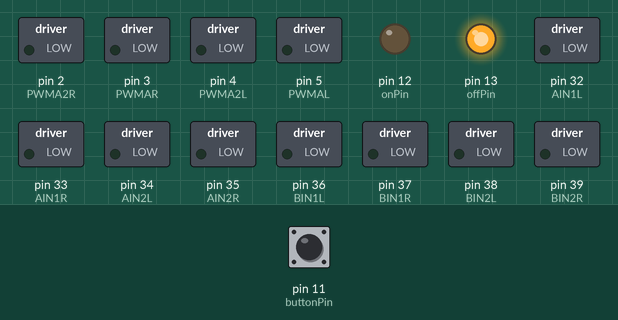
Recording of a sketch running on a simulated Arduino Mega 2560, built with avr-gcc and run on an emulated ATmega2560. On the bench: switched loads named in the sketch (green lamp = pin HIGH), output pins drawn as LEDs (lit = HIGH). The inputs (shaded band) are chosen by the test bench; at power-on: pin 11 (buttonPin) LOW.

Above: at 1.2 s.
1.3 s: pin 11 (buttonPin) pulled HIGH for 0.15 s
At 2.7 s:
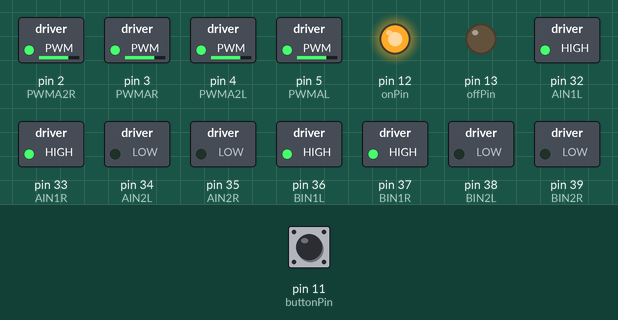
At 5.8 s:
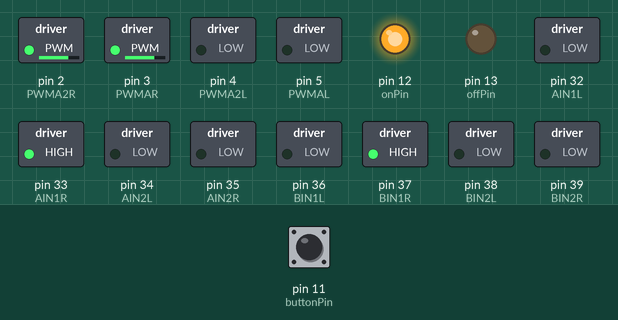
Timing chart, 0 to 15.5 s (numbered marks = the images above; inputs shaded):
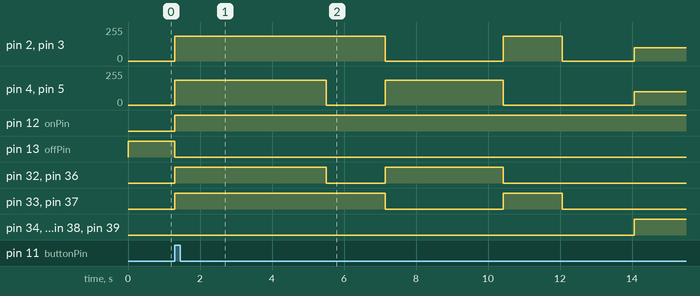

Measured:
- after the input at 1.3 s, pin 2 (PWMA2R), pin 3 (PWMAR): 0/255 → 185/255 at once, → 0/255 5.8 s later, → 185/255 3.3 s later, → 0/255 1.6 s later, … (5 changes in this stretch)

The sketch:

SnowRoomba.ino
```cpp
//pins for the light and button
const int buttonPin = 11;
const int onPin = 12;
const int offPin = 13;
int buttonState = 0;

//pins for right side motors
const int PWMAR = 3;
const int AIN1R = 33;
const int AIN2R = 35;
const int BIN1R = 37;
const int BIN2R = 39;
const int PWMA2R = 2;

//pins for left side motors
const int PWMAL = 5;
const int AIN1L = 32;
const int AIN2L = 34;
const int BIN1L = 36;
const int BIN2L = 38;
const int PWMA2L = 4;


void setup() {
  // put your setup code here, to run once:
  //pin modes for the light and button
  pinMode(onPin, OUTPUT);
  pinMode(offPin, OUTPUT);
  pinMode(buttonPin, INPUT);

  //right side motor pins
  pinMode(AIN1R, OUTPUT);
  pinMode(AIN2R, OUTPUT);
  pinMode(PWMAR, OUTPUT);
  pinMode(BIN1R, OUTPUT);
  pinMode(BIN2R, OUTPUT);
  pinMode(PWMA2R, OUTPUT);

  //left side motor pins
  pinMode(AIN1L, OUTPUT);
  pinMode(AIN2L, OUTPUT);
  pinMode(PWMAL, OUTPUT);
  pinMode(BIN1L, OUTPUT);
  pinMode(BIN2L, OUTPUT);
  pinMode(PWMA2L, OUTPUT);

}

void loop() {
  // put your main code here, to run repeatedly:
  buttonState = digitalRead(buttonPin);

  if (buttonState == HIGH) {
    // turn LED on:
    digitalWrite(onPin, HIGH);
    digitalWrite(offPin, LOW);

  //move motors forward
  moveForward();
  delay(4200);
  //moves right then left
  stop();
  moveRight();
  moveLeft();
  moveLeft();
  moveRight();
  stop();
  delay(2000);
  //moves backwards
  moveBackward();
  delay(4500);
  stop();


  } else {
    // turn LED off:
    digitalWrite(onPin, LOW);
    digitalWrite(offPin, HIGH);

    //stop motor
    stop();

  }
}

// int debounceButton (boolean state){
//   int currentState = digitalRead(buttonPin);

//   if(state != currentState){
//     delay(10);
//     currentState = digitalRead(buttonPin);
//   }

//   return currentState;
// }

void moveForward(){
  //right side pins
  digitalWrite(AIN1R, HIGH);
  digitalWrite(AIN2R, LOW);
  digitalWrite(BIN1R, HIGH);
  digitalWrite(BIN2R, LOW);
  analogWrite(PWMAR, 185);
  analogWrite(PWMA2R, 185);

  //left side pins
  digitalWrite(AIN1L, HIGH);
  digitalWrite(AIN2L, LOW);
  digitalWrite(BIN1L, HIGH);
  digitalWrite(BIN2L, LOW);
  analogWrite(PWMAL, 185);
  analogWrite(PWMA2L, 185);

}

void moveBackward() {
  //right side pins
  digitalWrite(AIN1R, LOW);
  digitalWrite(AIN2R, HIGH);
  digitalWrite(BIN1R, LOW);
  digitalWrite(BIN2R, HIGH);
  analogWrite(PWMAR, 100);
  analogWrite(PWMA2R, 100);

  //left side pinds
  digitalWrite(AIN1L, LOW);
  digitalWrite(AIN2L, HIGH);
  digitalWrite(BIN1L, LOW);
  digitalWrite(BIN2L, HIGH);
  analogWrite(PWMAL, 100);
  analogWrite(PWMA2L, 100);

}

void stop (){
  //right side pins
  digitalWrite(AIN1R, LOW);
  digitalWrite(AIN2R, LOW);
  digitalWrite(BIN1R, LOW);
  digitalWrite(BIN2R, LOW);
  analogWrite(PWMAR, 0);
  analogWrite(PWMA2R, 0);

  //left side pins
  digitalWrite(AIN1L, LOW);
  digitalWrite(AIN2L, LOW);
  digitalWrite(BIN1L, LOW);
  digitalWrite(BIN2L, LOW);
  analogWrite(PWMAL, 0);
  analogWrite(PWMA2L, 0);
}

void moveRight(){
  //stops left side pins
  digitalWrite(AIN1L, LOW);
  digitalWrite(AIN2L, LOW);
  digitalWrite(BIN1L, LOW);
  digitalWrite(BIN2L, LOW);
  analogWrite(PWMAL, 0);
  analogWrite(PWMA2L, 0);

  //powers right side pins for a set time
  digitalWrite(AIN1R, HIGH);
  digitalWrite(AIN2R, LOW);
  digitalWrite(BIN1R, HIGH);
  digitalWrite(BIN2R, LOW);
  analogWrite(PWMAR, 185);
  analogWrite(PWMA2R, 185);
  //pauses for 2.5 seconds
  delay(1640);

  //stops right side pins
  digitalWrite(AIN1R, LOW);
  digitalWrite(AIN2R, LOW);
  digitalWrite(BIN1R, LOW);
  digitalWrite(BIN2R, LOW);
  analogWrite(PWMAR, 0);
  analogWrite(PWMA2R, 0);

}

void moveLeft(){
  //stops right side pins
  digitalWrite(AIN1R, LOW);
  digitalWrite(AIN2R, LOW);
  digitalWrite(BIN1R, LOW);
  digitalWrite(BIN2R, LOW);
  analogWrite(PWMAR, 0);
  analogWrite(PWMA2R, 0);

  //powers left side pins for a set time
  digitalWrite(AIN1L, HIGH);
  digitalWrite(AIN2L, LOW);
  digitalWrite(BIN1L, HIGH);
  digitalWrite(BIN2L, LOW);
  analogWrite(PWMAL, 185);
  analogWrite(PWMA2L, 185);
  //pauses for 2.5 seconds
  delay(1640);

  //stops left side pins
  digitalWrite(AIN1L, LOW);
  digitalWrite(AIN2L, LOW);
  digitalWrite(BIN1L, LOW);
  digitalWrite(BIN2L, LOW);
  analogWrite(PWMAL, 0);
  analogWrite(PWMA2L, 0);

}
```
